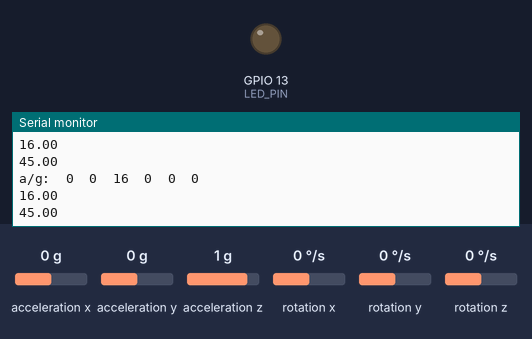
Simulated run of this sketch. Board: ESP8266 (NodeMCU). Parts: output pins drawn as LEDs (lit = HIGH), the last lines printed to the serial monitor. The test bench sets the inputs (shaded band); at power-on: acceleration x 0 g, acceleration z 1 g, acceleration y 0 g, rotation x 0 °/s, rotation y 0 °/s, rotation z 0 °/s. WiFi joins after 1.5 s; servers stay silent unless stated.

Above: at 3.1 s.
3.2 s: acceleration x set to -1.4 g
At 3.38 s:
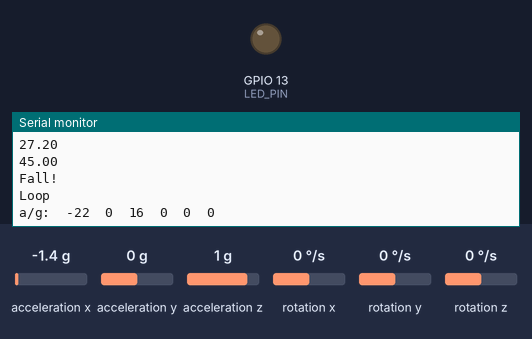
4.8 s: acceleration z set to 0 g
At 4.92 s:
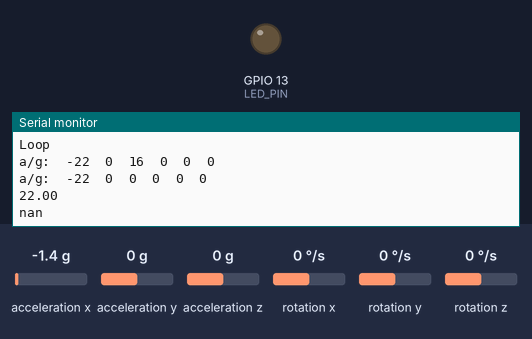
Timing chart, 0 to 7.8 s (numbered marks = the images above; inputs shaded):
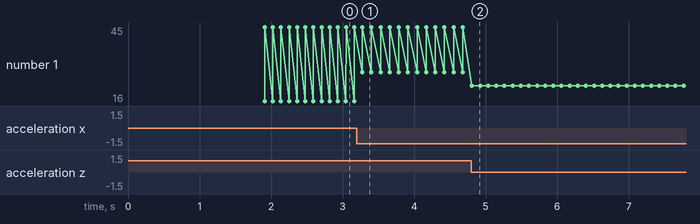

The sketch:

main.ino
```cpp
#include "Wire.h"
#include "I2Cdev.h"
#include "TridentTD_LineNotify.h"
#include <ESP8266WiFi.h>
#include "MPU6050.h"

#define M_PI 3.14159265358979323846
#define LED_PIN 13

int16_t ax, ay, az;
int16_t gx, gy, gz;

int mean_ax,mean_ay,mean_az,mean_gx,mean_gy,mean_gz,state=0;
int ax_offset,ay_offset,az_offset,gx_offset,gy_offset,gz_offset;

MPU6050 acc;

String message = "Detect: Patient fell!";

#define LINE_TOKEN "9QhkSx5gEDNKUsbBw9eVziupjG5WSwyd99Qivd8izaj"
String ssid = "tomoto";
String pass = "1234567890";

void WiFiConnect(String id, String pasword);

void setup()
{
  delay(100);
  Wire.begin();
  Serial.begin(115200);
  delay(100);
  Serial.println("Init MPU6050");
  acc.initialize();
  Serial.println("Testing device connections...");
  Serial.println(acc.testConnection() ? "MPU6050 connection successful" : "MPU6050 connection failed");
  delay(100);

  acc.setXAccelOffset(-3654);
  acc.setYAccelOffset(-2276);
  acc.setZAccelOffset(1239);
  acc.setXGyroOffset(27);
  acc.setYGyroOffset(29);
  acc.setZGyroOffset(-35);

  WiFiConnect(ssid, pass);
  LINE.setToken(LINE_TOKEN);
  pinMode(LED_PIN, OUTPUT);
}

void loop()
{
  double svm, theta;
  acc.getMotion6(&ax, &ay, &az, &gx, &gy, &gz);
  ax = ax/(1000);
  ay = ay/(1000);
  az = az/(1000);
  Serial.print("a/g:\t");
  Serial.print(ax); Serial.print("\t");
  Serial.print(ay); Serial.print("\t");
  Serial.print(az); Serial.print("\t");
  Serial.print(gx); Serial.print("\t");
  Serial.print(gy); Serial.print("\t");
  Serial.println(gz);

  svm = sqrt(pow(ax, 2) + pow(ay, 2) + pow(az, 2));
  Serial.println(svm);
  theta = atan((sqrt(pow(ay, 2) + pow(az, 2))) / az) * (180 / M_PI);
  Serial.println(theta);
  delay(100);
  unsigned long startTime, currentTime;
  bool flag = false;
  if(svm >= 23.00  || theta < 1){
    Serial.println("Fall!");
    startTime = millis();
    flag = true;
    while(flag){
      Serial.println("Loop");
      acc.getMotion6(&ax, &ay, &az, &gx, &gy, &gz);
      ax = ax/(1000);
      ay = ay/(1000);
      az = az/(1000);
      Serial.print("a/g:\t");
      Serial.print(ax); Serial.print("\t");
      Serial.print(ay); Serial.print("\t");
      Serial.print(az); Serial.print("\t");
      Serial.print(gx); Serial.print("\t");
      Serial.print(gy); Serial.print("\t");
      Serial.println(gz);
      svm = sqrt(pow(ax, 2) + pow(ay, 2)+ pow(az, 2));
      theta = atan((sqrt(pow(ay, 2) + pow(az, 2))) / az) * (180 / M_PI);
      bool sent = false;
      if(svm <= 18.0 && theta <1){
        Serial.println("Stable");
        currentTime = millis();
        if(currentTime - startTime >= 3000){
          if(!sent){
            Serial.println("Send Notify");
            LINE.notify(message);
            sent = true;
          }
        }
      }
      else{
        if(sent){
          Serial.println("Fall Duration");
          currentTime = millis();
          String msg = "Fall duration: " + String(int((currentTime - startTime)/1000)) + " seconds";
          LINE.notify(msg);
        }
        flag = false;
      }
      delay(10);
    }
  }
  delay(10);
}

void WiFiConnect(String id, String password)
{
  delay(100);
  Serial.print("Connecting => ");
  Serial.println(id);

  WiFi.begin(id, password);
  while (WiFi.status() != WL_CONNECTED)
  {
    delay(100);
    Serial.print(". ");
  }
  Serial.println();
  Serial.print("WiFi Connected\nIP address: ");
  Serial.println(WiFi.localIP());
}
```

Measured:
- after the input at 3.2 s, the serial monitor: prints a new line after 0.07 s (image 1)
- after the input at 4.8 s, the serial monitor: prints a new line at once (image 2)
- plotted number 1: 45 → 22 after the input at 4.8 s
